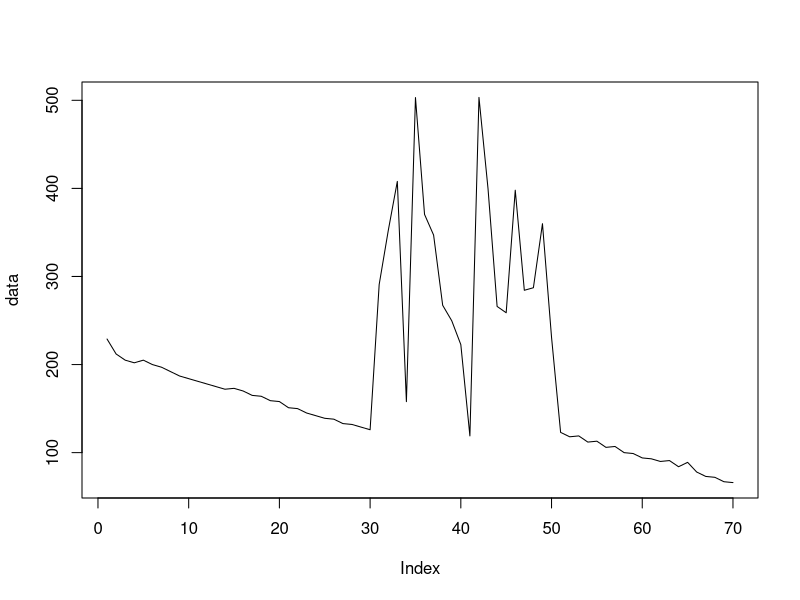
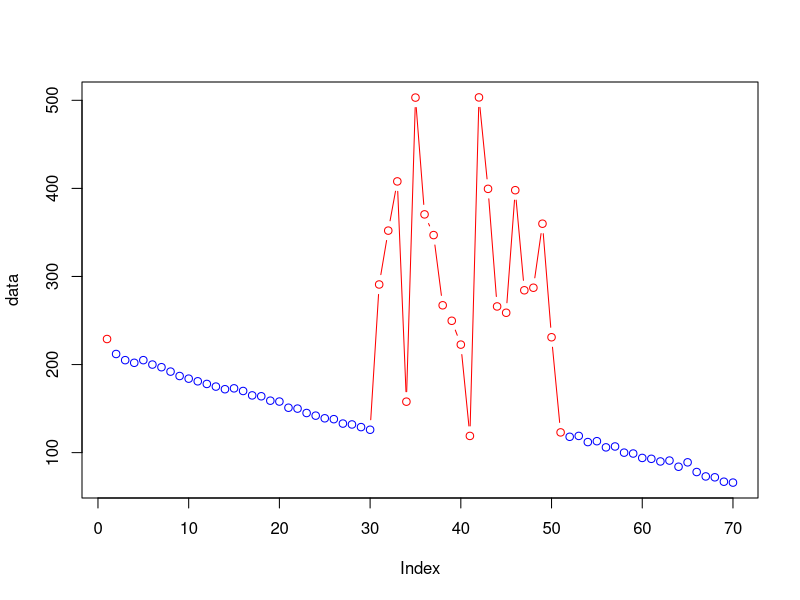

Write R code to recreate these figures, in order.
#The main aim is to obtimise the allocation of the states and the transition between them
#So we use an EM approach. Essentially estimate the transition probability and emission probability
#Should the current parameters be the most optimum and then use those probabilities to find
#The most likely parameters of the model

#OK we are going to initialise so that we have what we need for the first E-Step
#We are then going to calculate the E-Step and use it recalculate the parameters and so on
#Until convergence.

#The E-Step
#Forward Step, is the probability of obtaining a certain sequence from model H
#Calculate the probability of seeing the sequence y1..t and being in state i at the final observation yt 
#is only dependent on the previous probability of being in state i-1 at t-1, 
#The probability of seeing the first observation y1 of the sequecne and be in state i 
#will then be P(y1 & being in state 1) = P(S1)*P(y1)
#But we have multiple possibilities for the first state, either state 1, 2, .. N possible states that we could start from
#The second observation then I could have come from any state and then ended in state j
#So I need to sum for all the possible states I could have come from ending in state 2
#Hence, the probability of being in state 2 is P(S2)*P(y2|S2). The probability of State 2 is then
#The sum over all the previous state probabilities * the probability of transition to this state
#In general then, we could write this as follows 
#P(y,j,s) = Current state probability * sum(Previous State probabilities*transition)
#This will have to be done recursively for every sequence of observation and you will then end up
#with a probability of ending in every state for a sequence of observation. If we add them up, this will give us the probability
#of the observation given our model
#This gave us the probability of certain state given the starting model parameters


#Backward Step, this is the probability of looking at the model backwards rather forward.
#We start from the end state and then go backward asking what is the probability of observation given the state
#The probability of being in previous state j at time t is a function of being in state i at t+1
#P(End State T) = 1, just start with one
#P(Observing j of the observation in the Current State) = P(Current State)*P(J Observation|Current state i)*P(Transition from Current State to Previous state)
#Since you could have gone to multiple states, then you need to sum over all the states that you could have gone to
#P(O,length-1,Ending State) = sum(P(Observation at length-1|current state)*P(current->next)*P(Next)) for all the next states
#You can do this iteratively.
#At the End you will get probability for every starting state
#This will then give us the probability of Observation up to a certain length given that I am in a certain time and certain state

#Ok, now the first aim is to find the probability of being in a certain state given the observation and model parameters
#P(S|O,M) = P(O,S,M)/P(O,M), since P(O,S,M) = P(S|O,M)P(O|M)P(M)
#P(O,S,M) = P(O,S|M)P(M)
#So P(S|O,M) = P(O,S|M)/P(O|M)
#Ok, the P(O,S|M) = #forward P(O|S,M) #backward P(S|M), the forward probability gives is the P(S|M), the backward gives the probability of observation given states
#Now, the denominator is P(O|M), which is simply the marginal over all the states of P(O,S|M)
#So the probability of ending up in state i is then forward*backward of state i/sum over all states

#The second aim is to find the probability of a sequence of states as this will help in the final transition matrix estimation
#The probability of being in state i and then going to state j globally
#P(Si,Si+1|O,M) similar to the above = P(Si,Si+1,O|M)/P(O|M)
#Numerator, forward probability P(Si|M)*P(Si+1|M)*transition probability from Si to Si+1
#Deonominator is simply summing over all possible si and si+1, which is actually Backward probability

#Ok from the first aim, for every state, summing over all obervations Sum(P(S|O,M)) for all lengths of observations, 
#will give us the probability of being in state S|M, which is what we started with as our assumption
#Similarly summing over all the length of observations, will give us the transition matrix, again one of our initial assumptions
#Remaining, is the probability of our observation given a certain state

#To covert them to probabilities, You essentially, want to sum P(S|O,M) for the first observation across all the sequences, for the first state,
#Then the second state and so on. The final probability will be just the normalised quantity

#The transition from Si to Si+1 will be the transition function above for all the observations irrespective of the position of the observation
#The ratio between the transitions from Si to Si+1 relative to all transitions away from Si

#The probability of the output for a gaussian mixture is as follows will be the sum over all components with the associated parameters for this component
#Updating this probability will be similar to the normal EM approach.
#Ok, let us remember, we have calculated the weights of every component, as the normalised likelihood for this observation
#In this case, we also have the states, so we split things further. 
#First, the probability that the lth component in state i have generated a particular observation t is defined as:
#Probability of state i * probability of observation given mixture l * weight of mixture l / sum over all components at state i
#We have the initial weights to calculate this.
#We can now get the updates as weight as before, but instead of summing for one observation, we get it for two states
#So on


#OK let us start with two models of the same input, essentially we are looking at the joint PD of the 
#independant and dependant variables and then estimating the coefficients. The states will be 
#looking at the Y as the thing to model by an HMM switching between multiple models explaining the Y
#Not the Y itself

X = cbind(rep(1,70),rnbinom(70,size=1,mu=1),70:1)
B = rbind(c(1,2,3))
Y = c(X[1:30,]%*%(B[1,]),rnorm(20,300,100),X[31:50,]%*%(B[1,]))

B = rbind(c(1,1,1))
m = 100
ss= 100
data = Y
plot(data, type="l")
#we can see that we have mixture of two distributions
#Let us initialise our Mixture EM data for every state

#Let us now initialise the state probability i.e. P(Si)
S1 = 0.5
S2 = 0.5
#Transition probability self, then the other
TS1 = c(0.5, 0.5)
TS2 = c(0.5, 0.5)
#Emission probability is calculated as in the EM approach, this makes sense that we have a probability for every observation, since they are not the same observation
#Except that we don't have a mixture in the states, essentially we want every state to map to one component of the mixture
s = max(apply(X,2,sd))*1.5
bs1 = dnorm((Y-(X%*%(B[1,]))),mean = 0,s)
bs2 = dnorm(Y,mean = m,ss)

for(x in 1:100)
{
  #OK, now we are set to do the first HMM iteration
  #Forward probability
  #As mentioned above of the observation that we have, we will calculate the forward probability 
  alpha = matrix(ncol=2,nrow=length(data))
  #Forward for state 1 and first of the observation
  alpha[1,1] = S1 * bs1[1] #Probability of State1 * Probability of observing the first number
  #Forward for state 2 and first of the observation
  alpha[1,2] = S2 * bs2[1] #Probability of State1 * Probability of observing the first number
  
  #Second is just conditional on the previous one (could be either s1 or s2) and ENDING in state 1
  alpha[2,1] = alpha[1,1] * TS1[1] *  bs1[2] + # ending in s1, P(S1) * Self transition * P(O2|S1)
  alpha[1,2] * TS2[2] *  bs1[2] #ending in s1, P(S2) * T[S2->S1] * P(O2|S1)
  
  alpha[2,2] = alpha[1,2] * TS2[1] *  bs2[2] + # ending in s2, P(S2) * Self transition * P(O2|S2)
  alpha[1,1] * TS1[2] *  bs2[2] #ending in s2, P(S1) * T[S2->S1] * P(O2|S1)
  
  for(i in 2:length(data))
  {
    #Ok, let us see the pattern
    #Probability of Observation given state 1 * sum of ((probability of previous state1 * self probability)+
    #(Probability of previous state2 * transition from S2 to S1))
    alpha[i,1] = bs1[i] * (alpha[i-1,1] * TS1[1] + alpha[i-1,2] * TS2[2])
    #Similarly
    alpha[i,2] = bs2[i] * (alpha[i-1,2] * TS2[1] + alpha[i-1,1] * TS1[2])
  }
  
  #Probability of the whole observation across the two states
  po = alpha[length(data),1]+alpha[length(data),2]
  
  #OK now the backward probability
  
  beta = matrix(ncol=2,nrow=length(data))
  beta[length(data),1] = 1
  beta[length(data),2] = 1
  #Stand at the previous step and then look ahead
  #Probility at length(data)-1 at state 1 = T[S1->S1] * P(O|S1) * B(length(data),S1) + T[S1->S2] * P(O|S2) * B(length(data),S2)
  beta[length(data)-1,1] = TS1[1] * bs1[length(data)-1] * beta[length(data),1] + TS1[2] * bs2[length(data)-1] * beta[length(data),2]
  beta[length(data)-1,2] = TS2[1] * bs2[length(data)-1] * beta[length(data),2] + TS2[2] * bs1[length(data)-1] * beta[length(data),1]
  
  #pattern
  for(j in (length(data)-1):1)
  {
    beta[j,1] = TS1[1] * bs1[j+1] * beta[j+1,1] + TS1[2] * bs2[j+1] * beta[j+1,2]
    beta[j,2] = TS2[1] * bs2[j+1] * beta[j+1,2] + TS2[2] * bs1[j+1] * beta[j+1,1]
  }
  
  #Gamma, which is the probability of the state given the observation
  gamma = matrix(ncol=2, nrow=length(data))
  gamma[,1] = alpha[,1]*beta[,1]
  gamma[,2] = alpha[,2]*beta[,2]
  gamma = t(apply(gamma,1,function(x){x/sum(x)}))
  
  #Eta, which is the transition probability from state i to j at data length t
  eta1 = matrix(ncol=2,nrow=(length(data)-1)) #for every data observation
  eta2 = matrix(ncol=2,nrow=(length(data)-1)) #for every data observation
  #going from 1 to 1 across the first observation
  eta1[1,1] = (gamma[1,1] * TS1[1] * bs1[2] * beta[2,1])/beta[1,1]
  #going from 1 to 2 across the first observation
  eta1[1,2] = (gamma[1,1] * TS1[2] * bs2[2] * beta[2,2])/beta[1,1]
  #going from 2 to 2 across the first observation
  eta2[1,1] = (gamma[1,2] * TS2[1] * bs2[2] * beta[2,2])/beta[1,2]
  #going from 1 to 2 across the first observation
  eta2[1,2] = (gamma[1,2] * TS2[2] * bs1[2] * beta[2,1])/beta[1,2]
  
  #Pattern
  
  for(t in 1:(length(data)-1))
  {
    #going from 1 to 1 across the first observation
    eta1[t,1] = (gamma[t,1] * TS1[1] * bs1[(t+1)] * beta[(t+1),1])/beta[t,1]
    #going from 1 to 2 across the first observation
    eta1[t,2] = (gamma[t,1] * TS1[2] * bs2[(t+1)] * beta[(t+1),2])/beta[t,1]
    #going from 2 to 2 across the first observation
    eta2[t,1] = (gamma[t,2] * TS2[1] * bs2[(t+1)] * beta[(t+1),2])/beta[t,2]
    #going from 1 to 2 across the first observation
    eta2[t,2] = (gamma[t,2] * TS2[2] * bs1[(t+1)] * beta[(t+1),1])/beta[t,2]
  }
  
  TS1[1] = sum(eta1[,1])/sum(gamma[1:(length(data)-1),1])
  TS1[2] = sum(eta1[,2])/sum(gamma[1:(length(data)-1),1])
  TS2[1] = sum(eta2[,1])/sum(gamma[1:(length(data)-1),2])
  TS2[2] = sum(eta2[,2])/sum(gamma[1:(length(data)-1),2])
  
  #if(gamma[1,1]==S1&&gamma[1,2]==S2) break;
  
  S1 = gamma[1,1]
  S2 = gamma[1,2]
  
  #Update the distribution parameters, mean and standard deviation similarly
  xA = X[,-1]*gamma[,1]
  yA = Y*gamma[,1]
  xB = Y*gamma[,2]
  B = rbind(coef(lm(yA ~ xA)))
  m = mean(xB)
  ss = sd(xB)
  
  bs1 = dnorm((Y-(X%*%(B[1,]))),mean = 0,s)
  bs2 = dnorm(Y,mean = m,ss)
  
  print(B)
  print(c(m,ss))
  print(c(S1,S2))
  print(c(TS1,TS2))
}

#Now we can get the state model for the data
StateModel = c("H","L")
print(StateModel[as.integer(apply(gamma,1,function(x){x[1]>x[2]}))+1])

colors = c("red","blue")
plot(data,type="b", col=colors[as.integer(apply(gamma,1,function(x){x[1]>x[2]}))+1])

